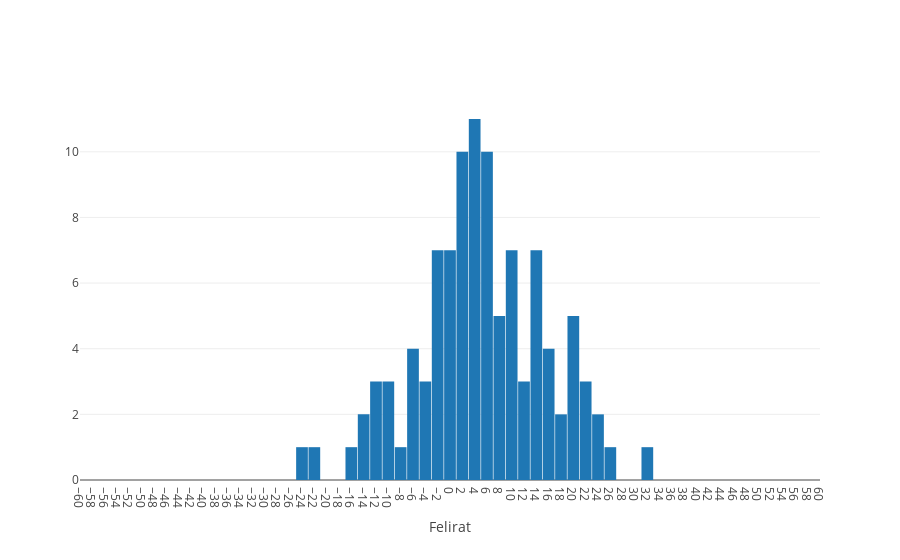

Notebook cell for this chart:
### Markdown cell above
# Hiba

### Code cell
iplt(tk.calc_error_Kiewitt(GRSA,rhoAA,CapacityA,refxlin*1e-6,ef(refxlin,params[0],params[1]),runNb=runNb,detailOn=False))
